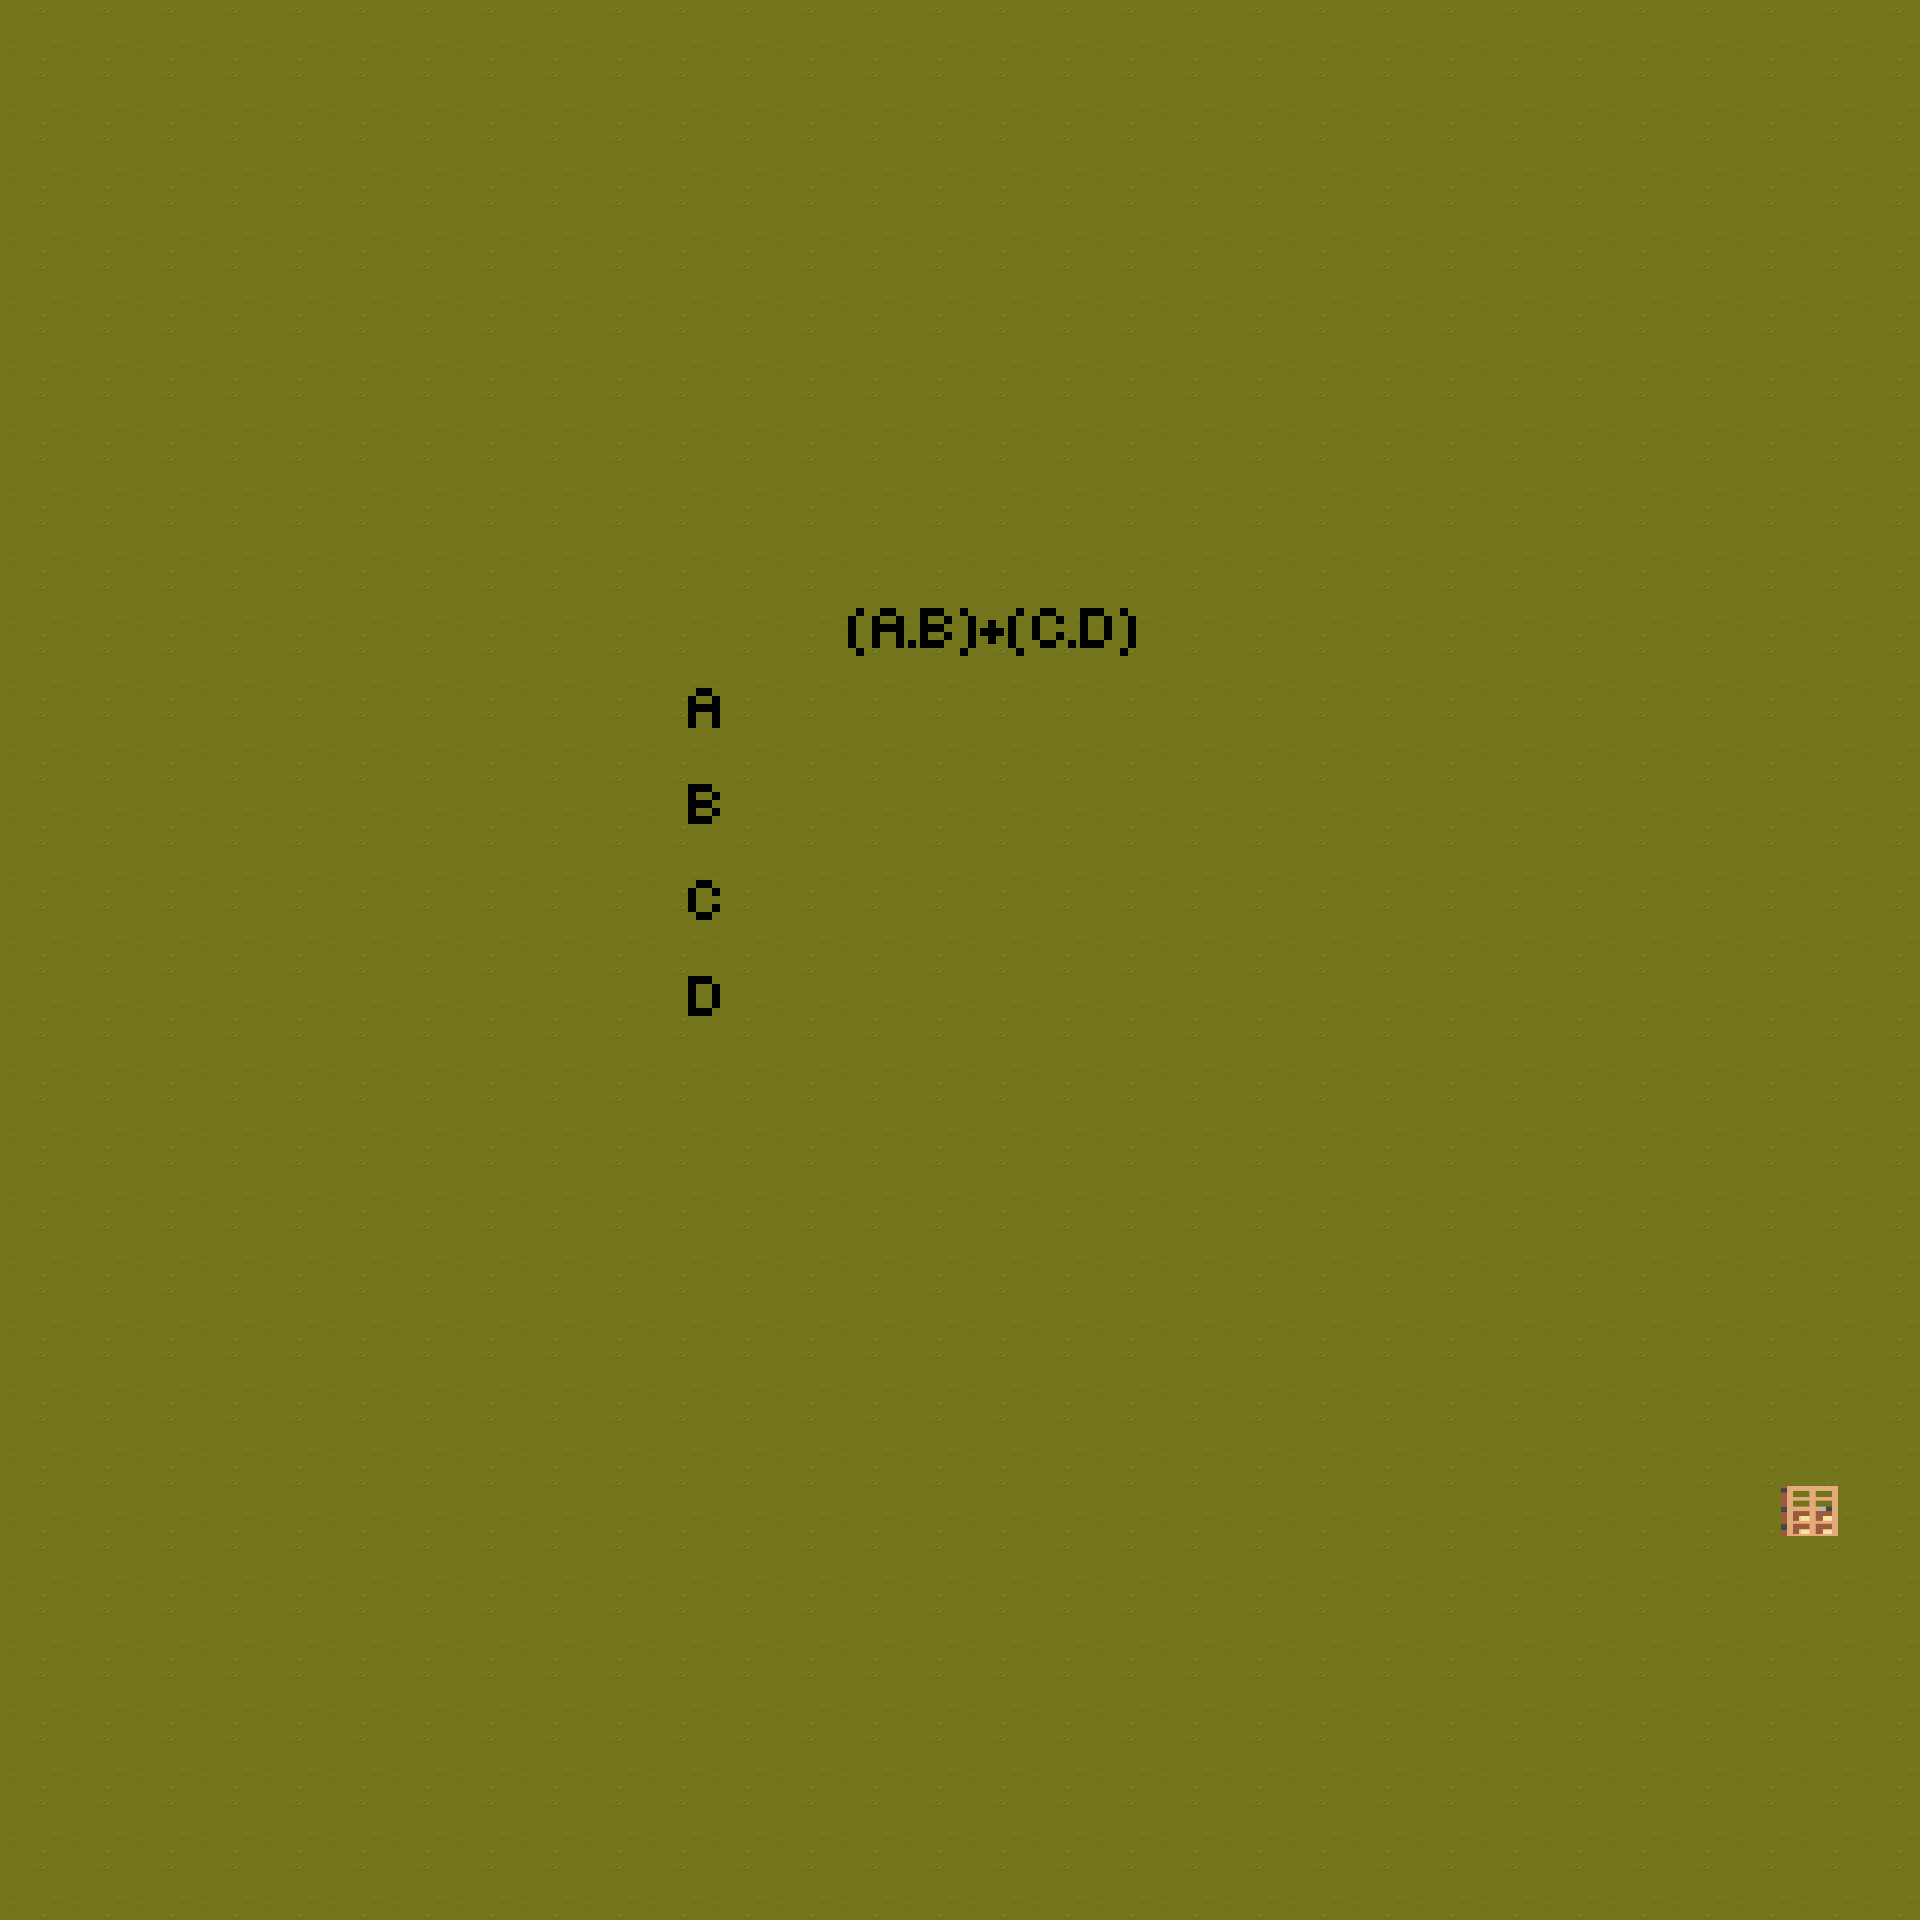

This is a level from a 2D game, rendered from its Tiled map with the project's own tilesets. A one-line summary and the complete map file follow:
An orthogonal 30x30 tile map with 64x64 px tiles, 2 tile layers (Ground, letters), 7 tilesets and 1 object.

<map version="1.10" tiledversion="1.11.1-99-gec89c545" orientation="orthogonal" renderorder="right-down" width="30" height="30" tilewidth="64" tileheight="64" infinite="0" nextlayerid="11" nextobjectid="81">
 <editorsettings>
  <export target="../maps/level2.lua" format="lua" />
 </editorsettings>
 <tileset firstgid="1" name="test-tiled" tilewidth="64" tileheight="64" tilecount="54" columns="9">
  <image source="../maps/Texture/tileset.png" width="576" height="384" />
 </tileset>
 <tileset firstgid="55" name="TX Tileset Stone Ground" tilewidth="64" tileheight="64" tilecount="16" columns="4">
  <image source="../maps/Texture/TX Tileset Stone Ground.png" width="256" height="256" />
 </tileset>
 <tileset firstgid="71" name="TX Tileset Grass" tilewidth="64" tileheight="64" tilecount="16" columns="4">
  <image source="../maps/Texture/TX Tileset Grass.png" width="256" height="256" />
 </tileset>
 <tileset firstgid="87" name="abcd" tilewidth="64" tileheight="64" tilecount="209" columns="19">
  <image source="../maps/Texture/abcd.png" width="1248" height="712" />
 </tileset>
 <tileset firstgid="296" name="a_b" tilewidth="64" tileheight="64" tilecount="209" columns="19">
  <image source="../maps/Texture/a_b.png" width="1248" height="712" />
 </tileset>
 <tileset firstgid="505" name="a_b+c_d" tilewidth="64" tileheight="64" tilecount="45" columns="9">
  <image source="../maps/Texture/a_b+c_d.png" width="624" height="356" />
 </tileset>
 <tileset firstgid="550" name="door" tilewidth="64" tileheight="64" tilecount="2" columns="2">
  <image source="../maps/Texture/door.png" trans="ff00ff" width="156" height="89" />
 </tileset>
 <layer id="1" name="Ground" width="30" height="30">
  <data encoding="csv">
71,71,71,71,71,71,71,71,71,71,71,71,71,71,71,71,71,71,71,71,71,71,71,71,71,71,71,71,71,71,
71,71,71,71,71,71,71,71,71,71,71,71,71,71,71,71,71,71,71,71,71,71,71,71,71,71,71,71,71,71,
71,71,71,71,71,71,71,71,71,71,71,71,71,71,71,71,71,71,71,71,71,71,71,71,71,71,71,71,71,71,
71,71,71,71,71,71,71,71,71,71,71,71,71,71,71,71,71,71,71,71,71,71,71,71,71,71,71,71,71,71,
71,71,71,71,71,71,71,71,71,71,71,71,71,71,71,71,71,71,71,71,71,71,71,71,71,71,71,71,71,71,
71,71,71,71,71,71,71,71,71,71,71,71,71,71,71,71,71,71,71,71,71,71,71,71,71,71,71,71,71,71,
71,71,71,71,71,71,71,71,71,71,71,71,71,71,71,71,71,71,71,71,71,71,71,71,71,71,71,71,71,71,
71,71,71,71,71,71,71,71,71,71,71,71,71,71,71,71,71,71,71,71,71,71,71,71,71,71,71,71,71,71,
71,71,71,71,71,71,71,71,71,71,71,71,71,71,71,71,71,71,71,71,71,71,71,71,71,71,71,71,71,71,
71,71,71,71,71,71,71,71,71,71,71,71,71,71,71,71,71,71,71,71,71,71,71,71,71,71,71,71,71,71,
71,71,71,71,71,71,71,71,71,71,71,71,71,71,71,71,71,71,71,71,71,71,71,71,71,71,71,71,71,71,
71,71,71,71,71,71,71,71,71,71,71,71,71,71,71,71,71,71,71,71,71,71,71,71,71,71,71,71,71,71,
71,71,71,71,71,71,71,71,71,71,71,71,71,71,71,71,71,71,71,71,71,71,71,71,71,71,71,71,71,71,
71,71,71,71,71,71,71,71,71,71,71,71,71,71,71,71,71,71,71,71,71,71,71,71,71,71,71,71,71,71,
71,71,71,71,71,71,71,71,71,71,71,71,71,71,71,71,71,71,71,71,71,71,71,71,71,71,71,71,71,71,
71,71,71,71,71,71,71,71,71,71,71,71,71,71,71,71,71,71,71,71,71,71,71,71,71,71,71,71,71,71,
71,71,71,71,71,71,71,71,71,71,71,71,71,71,71,71,71,71,71,71,71,71,71,71,71,71,71,71,71,71,
71,71,71,71,71,71,71,71,71,71,71,71,71,71,71,71,71,71,71,71,71,71,71,71,71,71,71,71,71,71,
71,71,71,71,71,71,71,71,71,71,71,71,71,71,71,71,71,71,71,71,71,71,71,71,71,71,71,71,71,71,
71,71,71,71,71,71,71,71,71,71,71,71,71,71,71,71,71,71,71,71,71,71,71,71,71,71,71,71,71,71,
71,71,71,71,71,71,71,71,71,71,71,71,71,71,71,71,71,71,71,71,71,71,71,71,71,71,71,71,71,71,
71,71,71,71,71,71,71,71,71,71,71,71,71,71,71,71,71,71,71,71,71,71,71,71,71,71,71,71,71,71,
71,71,71,71,71,71,71,71,71,71,71,71,71,71,71,71,71,71,71,71,71,71,71,71,71,71,71,71,71,71,
71,71,71,71,71,71,71,71,71,71,71,71,71,71,71,71,71,71,71,71,71,71,71,71,71,71,71,71,71,71,
71,71,71,71,71,71,71,71,71,71,71,71,71,71,71,71,71,71,71,71,71,71,71,71,71,71,71,71,71,71,
71,71,71,71,71,71,71,71,71,71,71,71,71,71,71,71,71,71,71,71,71,71,71,71,71,71,71,71,71,71,
71,71,71,71,71,71,71,71,71,71,71,71,71,71,71,71,71,71,71,71,71,71,71,71,71,71,71,71,71,71,
71,71,71,71,71,71,71,71,71,71,71,71,71,71,71,71,71,71,71,71,71,71,71,71,71,71,71,71,71,71,
71,71,71,71,71,71,71,71,71,71,71,71,71,71,71,71,71,71,71,71,71,71,71,71,71,71,71,71,71,71,
71,71,71,71,71,71,71,71,71,71,71,71,71,71,71,71,71,71,71,71,71,71,71,71,71,71,71,71,71,71
</data>
 </layer>
 <layer id="7" name="letters" width="30" height="30">
  <data encoding="csv">
0,0,0,0,0,0,0,0,0,0,0,0,0,0,0,0,0,0,0,0,0,0,0,0,0,0,0,0,0,0,
0,0,0,0,0,0,0,0,0,0,0,0,0,0,0,0,0,0,0,0,0,0,0,0,0,0,0,0,0,0,
0,0,0,0,0,0,0,0,0,0,0,0,0,0,0,0,0,0,0,0,0,0,0,0,0,0,0,0,0,0,
0,0,0,0,0,0,0,0,0,0,0,0,0,0,0,0,0,0,0,0,0,0,0,0,0,0,0,0,0,0,
0,0,0,0,0,0,0,0,0,0,0,0,0,0,0,0,0,0,0,0,0,0,0,0,0,0,0,0,0,0,
0,0,0,0,0,0,0,0,0,0,0,0,0,0,0,0,0,0,0,0,0,0,0,0,0,0,0,0,0,0,
0,0,0,0,0,0,0,0,0,0,0,0,0,0,0,0,0,0,0,0,0,0,0,0,0,0,0,0,0,0,
0,0,0,0,0,0,0,0,0,0,0,0,0,0,0,0,0,0,0,0,0,0,0,0,0,0,0,0,0,0,
0,0,0,0,0,0,0,0,0,0,0,0,0,0,0,0,0,0,0,0,0,0,0,0,0,0,0,0,0,0,
0,0,0,0,0,0,0,0,0,0,0,0,0,505,506,507,508,509,0,0,0,0,0,0,0,0,0,0,0,0,
0,0,0,0,0,0,0,0,0,0,92,93,0,514,515,516,517,518,0,0,0,0,0,0,0,0,0,0,0,0,
0,0,0,0,0,0,0,0,0,0,111,112,0,0,0,0,0,0,0,0,0,0,0,0,0,0,0,0,0,0,
0,0,0,0,0,0,0,0,0,0,130,131,0,0,0,0,0,0,0,0,0,0,0,0,0,0,0,0,0,0,
0,0,0,0,0,0,0,0,0,0,149,150,0,0,0,0,0,0,0,0,0,0,0,0,0,0,0,0,0,0,
0,0,0,0,0,0,0,0,0,0,168,169,0,0,0,0,0,0,0,0,0,0,0,0,0,0,0,0,0,0,
0,0,0,0,0,0,0,0,0,0,187,188,0,0,0,0,0,0,0,0,0,0,0,0,0,0,0,0,0,0,
0,0,0,0,0,0,0,0,0,0,0,0,0,0,0,0,0,0,0,0,0,0,0,0,0,0,0,0,0,0,
0,0,0,0,0,0,0,0,0,0,0,0,0,0,0,0,0,0,0,0,0,0,0,0,0,0,0,0,0,0,
0,0,0,0,0,0,0,0,0,0,0,0,0,0,0,0,0,0,0,0,0,0,0,0,0,0,0,0,0,0,
0,0,0,0,0,0,0,0,0,0,0,0,0,0,0,0,0,0,0,0,0,0,0,0,0,0,0,0,0,0,
0,0,0,0,0,0,0,0,0,0,0,0,0,0,0,0,0,0,0,0,0,0,0,0,0,0,0,0,0,0,
0,0,0,0,0,0,0,0,0,0,0,0,0,0,0,0,0,0,0,0,0,0,0,0,0,0,0,0,0,0,
0,0,0,0,0,0,0,0,0,0,0,0,0,0,0,0,0,0,0,0,0,0,0,0,0,0,0,0,0,0,
0,0,0,0,0,0,0,0,0,0,0,0,0,0,0,0,0,0,0,0,0,0,0,0,0,0,0,550,551,0,
0,0,0,0,0,0,0,0,0,0,0,0,0,0,0,0,0,0,0,0,0,0,0,0,0,0,0,0,0,0,
0,0,0,0,0,0,0,0,0,0,0,0,0,0,0,0,0,0,0,0,0,0,0,0,0,0,0,0,0,0,
0,0,0,0,0,0,0,0,0,0,0,0,0,0,0,0,0,0,0,0,0,0,0,0,0,0,0,0,0,0,
0,0,0,0,0,0,0,0,0,0,0,0,0,0,0,0,0,0,0,0,0,0,0,0,0,0,0,0,0,0,
0,0,0,0,0,0,0,0,0,0,0,0,0,0,0,0,0,0,0,0,0,0,0,0,0,0,0,0,0,0,
0,0,0,0,0,0,0,0,0,0,0,0,0,0,0,0,0,0,0,0,0,0,0,0,0,0,0,0,0,0
</data>
 </layer>
 <objectgroup id="10" name="Walls">
  <object id="80" x="1792" y="1478" width="56" height="56" />
 </objectgroup>
</map>
